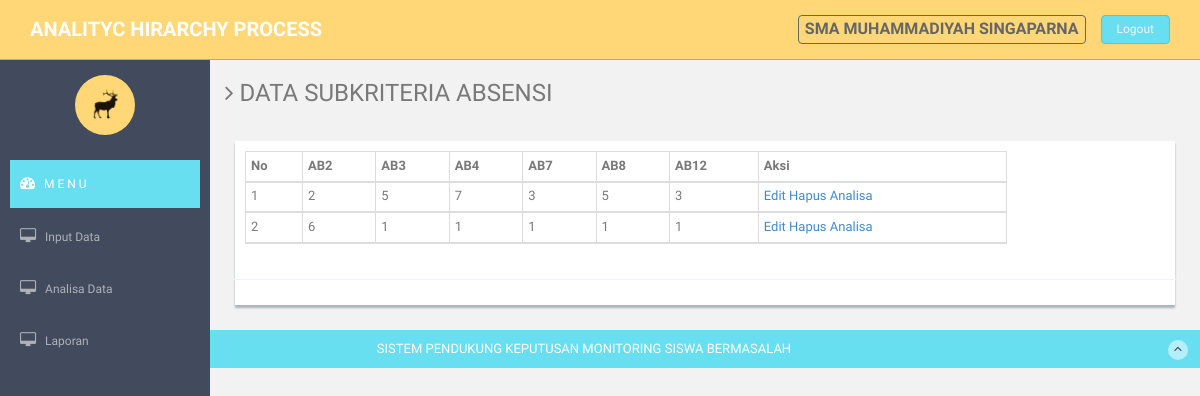
/tampil_data_subkriteria_ab.php (signed in), run on the app's committed database.
### tables this page shows
CREATE TABLE IF NOT EXISTS `t_absensi` (
  `id_absensi` float NOT NULL AUTO_INCREMENT,
  `ab2` float NOT NULL,
  `ab3` float NOT NULL,
  `ab4` float NOT NULL,
  `ab7` float NOT NULL,
  `ab8` float NOT NULL,
  `ab12` float NOT NULL,
  PRIMARY KEY (`id_absensi`)
);

### tampil_data_subkriteria_ab.php (the view, shortened to what this page needs)
<?php
if (empty($_SESSION['username']) AND
empty($_SESSION['password'])){
 header('location:index.php');
}
else{
if ( $_SESSION['level']=='admin' ){
?>
<!DOCTYPE html>
<html lang="en">
  <head>
    <link href="assets/css/bootstrap.css" rel="stylesheet">
    <link href="assets/font-awesome/css/font-awesome.css" rel="stylesheet" />
    <link rel="stylesheet" type="text/css" href="assets/js/bootstrap-datepicker/css/datepicker.css" />
    <link rel="stylesheet" type="text/css" href="assets/js/bootstrap-daterangepicker/daterangepicker.css" />
    <link href="assets/css/style.css" rel="stylesheet">
    <link href="assets/css/style-responsive.css" rel="stylesheet">
  </head>
  <body>
  <section id="container" >
<header class="header black-bg">
            <a href="index.html" class="logo"><b>Analityc Hirarchy Process</b></a>
            <div class="top-menu">
            	<ul class="nav pull-right top-menu">
                    <li><a class="logout" href="logout.php">Logout</a></li>
            	</ul>
            </div>
			<div class="top-menu">
            	<ul class="nav pull-right top-menu">
				<li><a href="index.html" class="logo"> <b>SMA MUhammadiyah Singaparna</b> </a></li>
            	</ul>
            </div>
        </header>
      <aside>
          <div id="sidebar"  class="nav-collapse ">
              <ul class="sidebar-menu" id="nav-accordion">
              	  <p class="centered"><a href="profile.html"><img src="assets/img/ui-sam.jpg" class="img-circle" width="60"></a></p>
                  <li class="mt">
                      <a class="active" href="index.html">
                          <i class="fa fa-dashboard"></i>
                          <span>M E N U</span>
                      </a>
                  </li>
                  <li class="sub-menu">
                      <a href="javascript:;" >
                          <i class="fa fa-desktop"></i>
                          <span>Input Data</span>
                      </a>
                  </li>
				  <li class="sub-menu">
                      <a href="javascript:;" >
                          <i class="fa fa-desktop"></i>
                          <span>Analisa Data</span>
                      </a>
                  </li>
				  <li class="sub-menu">
                      <a href="javascript:;" >
                          <i class="fa fa-desktop"></i>
                          <span>Laporan</span>
                      </a>
                  </li>
              </ul>
          </div>
      </aside>
      <section id="main-content">
          <section class="wrapper">
          	<h3><i class="fa fa-angle-right"></i> DATA SUBKRITERIA ABSENSI </h3>
          	<div class="row mt">
          		<div class="col-lg-12">
                  <div class="form-panel">
                      <form class="form-horizontal style-form" method="POST" action="aksi_input_data_kriteria.php">
                          <div class="form-group">
                              <div class="col-sm-10">
								<table class="table table-bordered table-striped table-condensed">
                              <thead>
                              <tr>
								 <th>No</th>
								 <th> AB2 </th>
								 <th> AB3 </th>
								 <th> AB4 </th>
								 <th> AB7 </th>
								 <th> AB8 </th>
								 <th> AB12 </th>
								 <th> Aksi </th>
								 </tr>
                              <tr>
							   <?php
								 $i=0;
								 $sql="select * from t_absensi";
								 $tampil=mysql_query($sql);
								 while($data=mysql_fetch_array($tampil)){
								 $i++;
								 echo"
								 <tr>
								 <td>$i</td>
								 <td>$data[ab2]</td>
								 <td>$data[ab3]</td>
								 <td>$data[ab4]</td>
								 <td>$data[ab7]</td>
								 <td>$data[ab8]</td>
								 <td>$data[ab12]</td>
								 <td>
								<a href='edit_data_subkriteria_ab.php?id_absensi=$data[id_absensi]'>Edit</a>
								<a href='aksi_hapus_subkriteria_ab.php?id_absensi=$data[id_absensi]'>Hapus</a>
								<a href='analisa_subkriteria_ab.php?id_absensi=$data[id_absensi]'>Analisa</a>
								 </td>
								 </tr>";
								 }
								 ?>
                          </table>
                              </div>
                          </div>
		</section><! --/wrapper -->
      </section>
      <footer class="site-footer">
          <div class="text-center">
              SISTEM PENDUKUNG KEPUTUSAN MONITORING SISWA BERMASALAH
              <a href="form_component.html#" class="go-top">
                  <i class="fa fa-angle-up"></i>
              </a>
          </div>
      </footer>
  </section>
  </body>
</html>
<?php }else { echo "Anda bukan Administraor"; }
}
?>

### assets/css/style.css (style rules this page uses)
body { color: #797979; background: #f2f2f2; font-family: 'Ruda', sans-serif; padding: 0px !important; margin: 0px !important; font-size:13px; }
ul li { list-style: none; }
a, a:hover, a:focus { text-decoration: none; outline: none; }
#container { width: 100%; height: 100%; }
.centered { text-align: center; }
.mt { margin-top: 25px; }
ul.top-menu > li > .logout { color: #f2f2f2; font-size: 12px; border-radius: 4px; -webkit-border-radius: 4px; border: 1px solid #64c3c2 !important; padding: 5px 15px; margin-right: 15px; background: #68dff0; margin-top: 15px; }
#sidebar { width: 210px; height: 100%; position: fixed; background: #424a5d; }
#sidebar ul li { position: relative; }
ul.sidebar-menu , ul.sidebar-menu li ul.sub { margin: -2px 0 0; padding: 0; }
ul.sidebar-menu { margin-top: 75px; }
ul.sidebar-menu li { margin-bottom: 5px; margin-left:10px; margin-right:10px; }
ul.sidebar-menu li.sub-menu { line-height: 15px; }
ul.sidebar-menu li a span { display: inline-block; }
ul.sidebar-menu li a { color: #aeb2b7; text-decoration: none; display: block; padding: 15px 0 15px 10px; font-size: 12px; outline: none; -webkit-transition: all 0.3s ease; -moz-transition: all 0.3s ease; -o-transition: all 0.3s ease; -ms-transition: all 0.3s ease; transition: all 0.3s ease; }
ul.sidebar-menu li a.active, ul.sidebar-menu li a:hover, ul.sidebar-menu li a:focus { background: #68dff0; color: #fff; display: block; -webkit-transition: all 0.3s ease; -moz-transition: all 0.3s ease; -o-transition: all 0.3s ease; -ms-transition: all 0.3s ease; transition: all 0.3s ease; }
ul.sidebar-menu li a i { font-size: 15px; padding-right: 6px; }
ul.sidebar-menu li a.active i { color: #fff; }
#main-content { margin-left: 210px; }
.header, .footer { min-height: 60px; padding: 0 15px; }
.header { position: fixed; left: 0; right: 0; z-index: 1002; }
.black-bg { background: #ffd777; border-bottom: 1px solid #c9aa5f; }
.wrapper { display: inline-block; margin-top: 60px; padding-left: 15px; padding-right: 15px; padding-bottom: 15px; padding-top: 0px; width: 100%; }
a.logo { font-size: 20px; color: #ffffff; float: left; margin-top: 15px; text-transform: uppercase; }
a.logo b { font-weight: 900; }
#top_menu .nav > li, ul.top-menu > li { float: left; }
ul.top-menu > li > a { color: #666666; font-size: 16px; border-radius: 4px; -webkit-border-radius: 4px; border:1px solid #666666 !important; padding: 2px 6px; margin-right: 15px; }
.form-panel { background: #ffffff; margin: 10px; padding: 10px; box-shadow: 0px 3px 2px #aab2bd; text-align: left; }
.form-horizontal.style-form .form-group { border-bottom: 1px solid #eff2f7; padding-bottom: 15px; margin-bottom: 15px; }
.site-footer { background: #68dff0; color: #fff; padding: 10px 0; }
.go-top { margin-right: 1%; float: right; background: rgba(255,255,255,.5); width: 20px; height: 20px; border-radius: 50%; -webkit-border-radius: 50%; }
.go-top i { color: #2A3542; }

### data on the page
t_absensi: ab2 "2", ab3 "5", ab4 "7", ab7 "3", ab8 "5", ab12 "3"
t_absensi: ab2 "6", ab3 "1", ab4 "1", ab7 "1", ab8 "1", ab12 "1"
